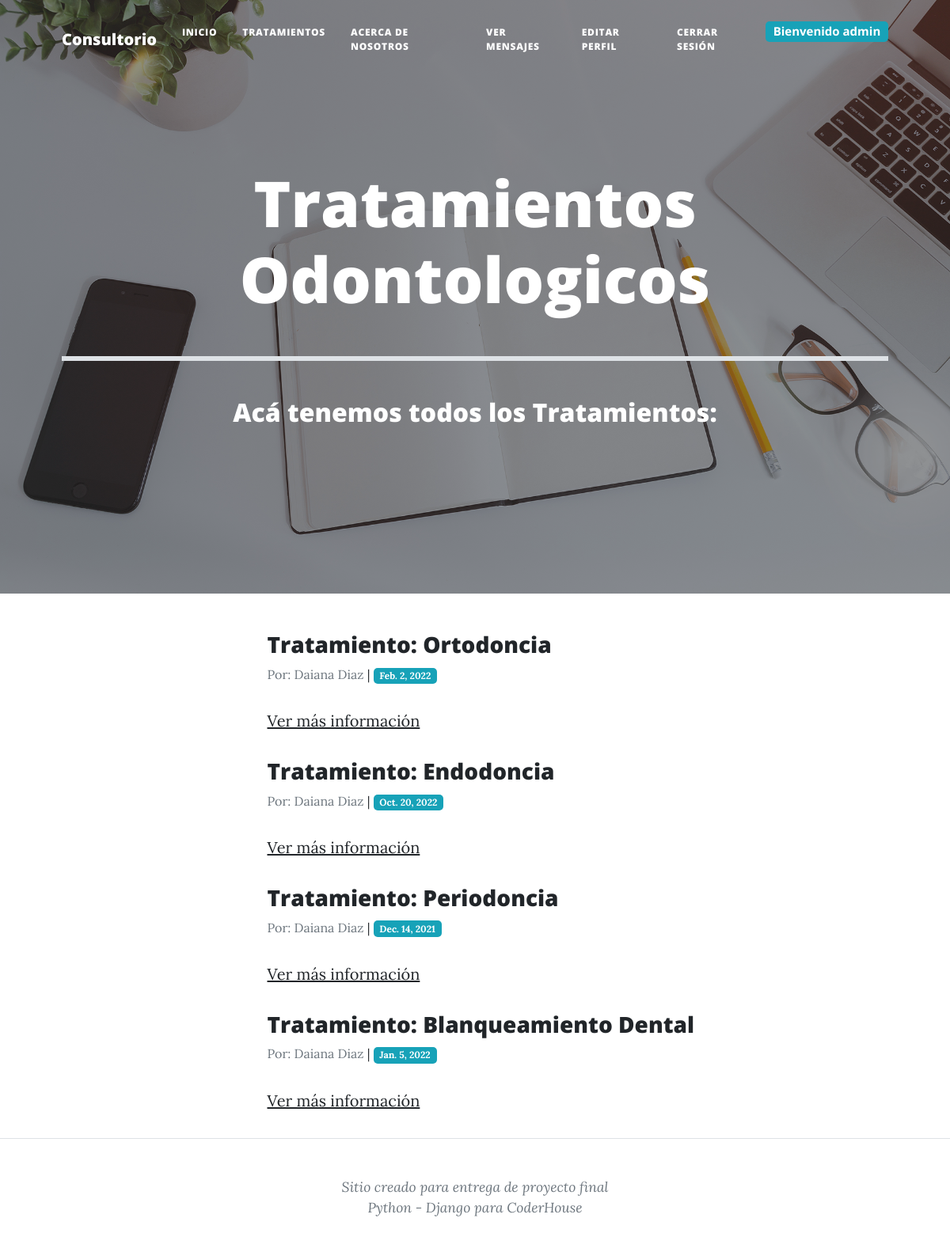
The page /pages/listaTratamientos/ (signed in) on the database its author committed.
### paginas/models.py (models this page shows)
class TratamientoOdontologico(models.Model):
    tratamiento = models.CharField(max_length=40)
    contenido = models.CharField(max_length=400)
    autor = models.CharField(max_length=40)
    fecha = models.DateField()

### paginas/views.py (the view)
# urls.py: path('listaTratamientos/', views.TratamientosOdontologicosList.as_view(), name='listaTratamientos'),
class TratamientosOdontologicosList(ListView):
    model = TratamientoOdontologico
    template_name = "paginas/listaTratamientos.html"

### paginas/templates/paginas/listaTratamientos.html (shortened to what this page needs)
{% extends "paginas/padre.html" %}
{% load static %}
    {% block titulo %}
        <h1 class="mb-1">Tratamientos Odontologicos</h1>
        <br>
        <hr size="8px" color="black" />
        <br>
        <h2>Acá tenemos todos los Tratamientos:</h2>
    {% endblock %}
      {% block contenido %}
        <ul>
        {% for tratamiento in object_list %}
        <h3>Tratamiento: {{ tratamiento.tratamiento }}</h3>
        <div style="font-size:1rem;"><span class="text-secondary">Por: {{ tratamiento.autor}}</span> | <span class="badge">{{ tratamiento.fecha }}</span></div>
        <p><a href="{% url 'detalleTratamientos' tratamiento.id %}">Ver más información</a></p>
        {% endfor %}
        </ul>
      {% endblock %}

### paginas/templates/paginas/padre.html (shortened to what this page needs)
<!DOCTYPE html>
<html lang="en">
    <head>
        {% load static %}
        <link href="{% static 'paginas/css/styles.css' %}" rel="stylesheet" />
    </head>
    <body>
        <nav class="navbar navbar-expand-lg navbar-light" id="mainNav">
            <div class="container px-4 px-lg-5">
                <a class="navbar-brand" href="index.html">Consultorio</a>
                <div class="collapse navbar-collapse" id="navbarResponsive">
                    <ul class="navbar-nav ms-auto py-4 py-lg-0">
                        <li class="nav-item"><a class="nav-link px-lg-3 py-3 py-lg-4" href="{% url 'Inicio' %}">Inicio</a></li>
                        <li class="nav-item"><a class="nav-link px-lg-3 py-3 py-lg-4" href="{% url 'listaTratamientos' %}">Tratamientos</a></li>
                        <li class="nav-item"><a class="nav-link px-lg-3 py-3 py-lg-4" href="{% url 'About' %}">Acerca de nosotros</a></li>
                        {% if user.is_authenticated %}
                            <li class="nav-item"><a class="nav-link px-lg-3 py-3 py-lg-4" href="{% url 'Messages' %}">Ver Mensajes</a></li>
                            <li class="nav-item"><a class="nav-link px-lg-3 py-3 py-lg-4" href="{% url 'EditarPerfil' %}">Editar Perfil</a></li>
                            <li class="nav-item"><a class="nav-link px-lg-3 py-3 py-lg-4" href="{% url 'Logout' %}">Cerrar sesión</a></li>
                            <li class="nav-item"><span class="badge" style="margin-top:19px;">Bienvenido {{user.username}}</span></li>
                        {% else %}
                            <li class="nav-item"><a class="nav-link px-lg-3 py-3 py-lg-4" href="{% url 'Login' %}">Iniciar sesión</a></li>
                        {% endif %}
                    </ul>
                </div>
            </div>
        </nav>
        <header class="masthead">
            <div class="container position-relative px-4 px-lg-5">
                <div class="row gx-4 gx-lg-5 justify-content-center">
                    <div class="col-md-30 col-lg-30 col-xl-30">
                        <div class="site-heading">
                            <h1>{% block titulo %} {% endblock %}</h1>
                        </div>
                    </div>
                </div>
            </div>
        </header>
        <div class="container px-4 px-lg-5">
            <div class="row gx-4 gx-lg-5 justify-content-center">
                <div class="col-md-10 col-lg-8 col-xl-7">
                    {% block contenido %}
                    {% endblock %}
                </div>
            </div>
        </div>
        <footer class="border-top">
            <div class="container px-4 px-lg-5">
                <div class="row gx-4 gx-lg-5 justify-content-center">
                    <div class="col-md-10 col-lg-8 col-xl-7">
                        <div class="small text-center text-muted fst-italic">Sitio creado para entrega de proyecto final <br>Python - Django para CoderHouse</div>
                    </div>
                </div>
            </div>
        </footer>
    </body>
</html>

### rows shown on the page
TratamientoOdontologico: tratamiento "Ortodoncia", autor "Daiana Diaz", fecha "Feb. 2, 2022"
TratamientoOdontologico: tratamiento "Endodoncia", autor "Daiana Diaz", fecha "Oct. 20, 2022"
TratamientoOdontologico: tratamiento "Periodoncia", autor "Daiana Diaz", fecha "Dec. 14, 2021"
TratamientoOdontologico: tratamiento "Blanqueamiento Dental", autor "Daiana Diaz", fecha "Jan. 5, 2022"

### other values the page prints
{{ user.username }} "admin"
